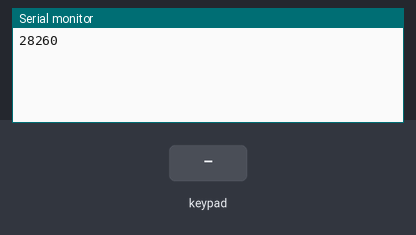
This sketch was run on a simulated Arduino Uno, built with avr-gcc and run on an emulated ATmega328P. On the bench: the last lines printed to the serial monitor. The inputs (shaded band) are chosen by the test bench.

Above: at 1.2 s.
1.3 s: key 'U' pressed
At 2.5 s:
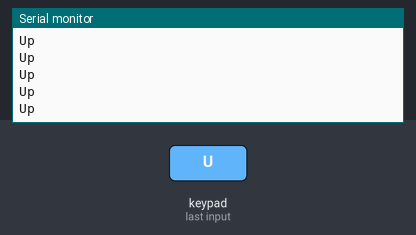
2.8 s: key 'D' pressed
At 4.0 s:
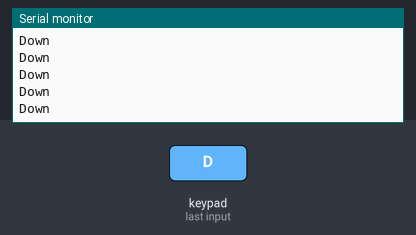
4.3 s: key 'L' pressed
At 5.5 s:
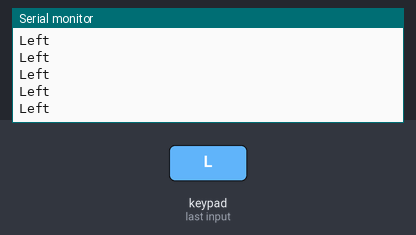
5.8 s: key 'R' pressed
At 7.7 s:
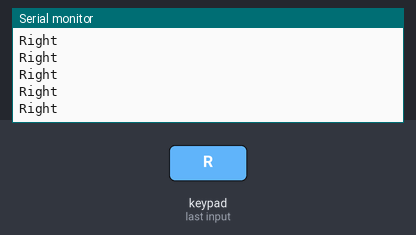

Measured:
- after the input at 1.3 s, the serial monitor: prints a new line at once (image 1)
- after the input at 2.8 s, the serial monitor: prints a new line at once (image 2)
- after the input at 4.3 s, the serial monitor: prints a new line at once (image 3)
- after the input at 5.8 s, the serial monitor: prints a new line at once (image 4)

The sketch:

ddr.ino
```cpp
#include <PS2X_lib.h>

#define BUTTON_START      255
#define BUTTON_1          0
#define BUTTON_2          1
#define BUTTON_3          2
#define BUTTON_4          3
#define NO_BUTTON         -1

#define GAMEPAD_CLK      13
#define GAMEPAD_CMD      11
#define GAMEPAD_ATT      10
#define GAMEPAD_DAT      12

PS2X ps2x;

void setup()
{
  int error = 0;

  Serial.begin( 9600 );

  error = ps2x.config_gamepad( GAMEPAD_CLK, GAMEPAD_CMD, GAMEPAD_ATT, GAMEPAD_DAT, false, false );

  if( error == 0 )
  {
    Serial.println( 'Found' );
  } else if( error == 1 ) {
    Serial.println( 'Not found' );
  } else if( error == 2 ) {
    Serial.println( 'Not accepting' );
  } else if( error == 3 ) {
    Serial.println( 'Refusing pressure' );
  }
}

void loop()
{
  int button = 0;

  button = read_buttons();

  // Serial.println( button, DEC );

  if( button == BUTTON_START )
  {
    Serial.println( "Start" );
  } else if( button == BUTTON_1 ) {
    Serial.println( "Up" );
  } else if( button == BUTTON_2 ) {
    Serial.println( "Right" );
  } else if( button == BUTTON_3 ) {
    Serial.println( "Left" );
  } else if( button == BUTTON_4 ) {
    Serial.println( "Down" );
  }

  delay( 50 );
}

int read_buttons()
{
  ps2x.read_gamepad( false, 0 );

  if( ps2x.Button( PSB_START ) ) return BUTTON_START;
  if( ps2x.Button( PSB_PAD_UP ) ) return BUTTON_1;
  if( ps2x.Button( PSB_PAD_RIGHT ) ) return BUTTON_2;
  if( ps2x.Button( PSB_PAD_LEFT ) ) return BUTTON_3;
  if( ps2x.Button( PSB_PAD_DOWN ) ) return BUTTON_4;

  return NO_BUTTON;
}
```
